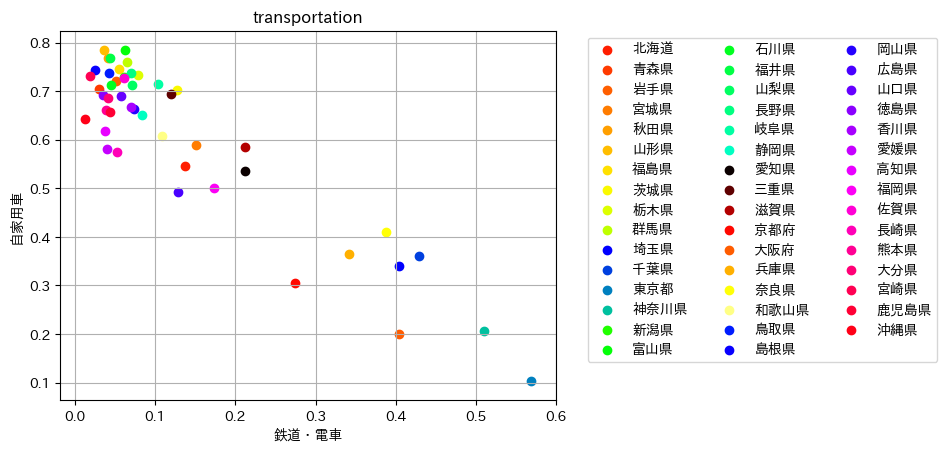

Reproduce this figure in Python.
# -*- coding: utf-8 -*-
import matplotlib.pyplot as plt
import numpy as np
import csv,codecs
from matplotlib import cm
import pandas
#for python3
def open_with_pandas(filename):
    df = pandas.read_csv(filename)
    header = df.columns.values.tolist()
    data = df.values
    return df, header, data

df, header, data = open_with_pandas('./trans.csv')


fig = plt.figure()
ax = fig.add_subplot(1,1,1)
count=0
count_kanto=0
count_kansai=0
num=len(data)
for d in data:
    count+=1
    
    if count>=11 and count<=14:
        c_k = cm.winter(float(count_kanto) / 4)
        count_kanto+=1
        ax.scatter(d[1],d[2], color=c_k, label=d[0])
    elif count>=23 and count<=30:
        c_ks= cm.hot(float(count_kansai) / 8)
        count_kansai+=1
        ax.scatter(d[1],d[2], color=c_ks, label=d[0])
    else:
        c = cm.hsv(float(count) / num)
        ax.scatter(d[1],d[2], color=c, label=d[0])
    '''
    if count==13:
        c = cm.hsv(float(count) / num)
        ax.scatter(d[1],d[2], color="red", label=unicode(d[0],'utf-8'))
    '''

ax.set_title('transportation')
ax.set_xlabel(header[1])
ax.set_ylabel(header[2])

ax.grid(True)

ax.legend(bbox_to_anchor=(1.05, 1),loc='upper left', ncol=3)
plt.savefig('trans.png', bbox_inches='tight')
